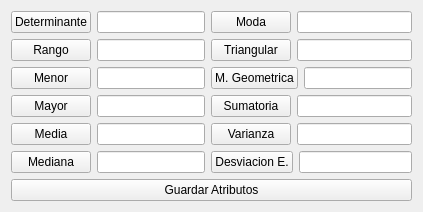
       <widget class="QWidget" name="page_4">
        <layout class="QGridLayout" name="gridLayout_11">
         <item row="0" column="0">
          <layout class="QVBoxLayout" name="verticalLayout_12">
           <item>
            <layout class="QHBoxLayout" name="horizontalLayout_22">
             <item>
              <layout class="QVBoxLayout" name="verticalLayout_9">
               <item>
                <layout class="QHBoxLayout" name="horizontalLayout_4">
                 <item>
                  <widget class="QPushButton" name="determinante">
                   <property name="text">
                    <string>Determinante</string>
                   </property>
                  </widget>
                 </item>
                 <item>
                  <widget class="QLineEdit" name="rDeterminante"/>
                 </item>
                </layout>
               </item>
               <item>
                <layout class="QHBoxLayout" name="horizontalLayout_5">
                 <item>
                  <widget class="QPushButton" name="rango">
                   <property name="text">
                    <string>Rango</string>
                   </property>
                  </widget>
                 </item>
                 <item>
                  <widget class="QLineEdit" name="rRango"/>
                 </item>
                </layout>
               </item>
               <item>
                <layout class="QHBoxLayout" name="horizontalLayout_6">
                 <item>
                  <widget class="QPushButton" name="Menor">
                   <property name="text">
                    <string>Menor</string>
                   </property>
                  </widget>
                 </item>
                 <item>
                  <widget class="QLineEdit" name="rMenor"/>
                 </item>
                </layout>
               </item>
               <item>
                <layout class="QHBoxLayout" name="horizontalLayout_7">
                 <item>
                  <widget class="QPushButton" name="Mayor">
                   <property name="text">
                    <string>Mayor</string>
                   </property>
                  </widget>
                 </item>
                 <item>
                  <widget class="QLineEdit" name="rMayor"/>
                 </item>
                </layout>
               </item>
               <item>
                <layout class="QHBoxLayout" name="horizontalLayout_8">
                 <item>
                  <widget class="QPushButton" name="Media">
                   <property name="text">
                    <string>Media</string>
                   </property>
                  </widget>
                 </item>
                 <item>
                  <widget class="QLineEdit" name="rMedia"/>
                 </item>
                </layout>
               </item>
               <item>
                <layout class="QHBoxLayout" name="horizontalLayout_9">
                 <item>
                  <widget class="QPushButton" name="Mediana">
                   <property name="text">
                    <string>Mediana</string>
                   </property>
                  </widget>
                 </item>
                 <item>
                  <widget class="QLineEdit" name="rMediana"/>
                 </item>
                </layout>
               </item>
              </layout>
             </item>
             <item>
              <layout class="QVBoxLayout" name="verticalLayout_6">
               <item>
                <layout class="QHBoxLayout" name="horizontalLayout_10">
                 <item>
                  <widget class="QPushButton" name="Moda">
                   <property name="text">
                    <string>Moda</string>
                   </property>
                  </widget>
                 </item>
                 <item>
                  <widget class="QLineEdit" name="rModa">
                   <property name="maxLength">
                    <number>9999999</number>
                   </property>
                  </widget>
                 </item>
                </layout>
               </item>
               <item>
                <layout class="QHBoxLayout" name="horizontalLayout_11">
                 <item>
                  <widget class="QPushButton" name="Triangular">
                   <property name="text">
                    <string>Triangular</string>
                   </property>
                  </widget>
                 </item>
                 <item>
                  <widget class="QLineEdit" name="rTriangular"/>
                 </item>
                </layout>
               </item>
               <item>
                <layout class="QHBoxLayout" name="horizontalLayout_12">
                 <item>
                  <widget class="QPushButton" name="mediaG">
                   <property name="text">
                    <string>M. Geometrica</string>
                   </property>
                  </widget>
                 </item>
                 <item>
                  <widget class="QLineEdit" name="mGeometrica"/>
                 </item>
                </layout>
               </item>
               <item>
                <layout class="QHBoxLayout" name="horizontalLayout_13">
                 <item>
                  <widget class="QPushButton" name="Sumatoria">
                   <property name="text">
                    <string>Sumatoria</string>
                   </property>
                  </widget>
                 </item>
                 <item>
                  <widget class="QLineEdit" name="rSumatoria"/>
                 </item>
                </layout>
               </item>
               <item>
                <layout class="QHBoxLayout" name="horizontalLayout_14">
                 <item>
                  <widget class="QPushButton" name="Varianza">
                   <property name="text">
                    <string>Varianza</string>
                   </property>
                  </widget>
                 </item>
                 <item>
                  <widget class="QLineEdit" name="rVarianza"/>
                 </item>
                </layout>
               </item>
               <item>
                <layout class="QHBoxLayout" name="horizontalLayout_16">
                 <item>
                  <widget class="QPushButton" name="desviacionE">
                   <property name="text">
                    <string>Desviacion E.</string>
                   </property>
                  </widget>
                 </item>
                 <item>
                  <widget class="QLineEdit" name="rdistribucionE"/>
                 </item>
                </layout>
               </item>
              </layout>
             </item>
            </layout>
           </item>
           <item>
            <widget class="QPushButton" name="gAtributos">
             <property name="text">
              <string>Guardar Atributos</string>
             </property>
             <property name="shortcut">
              <string>Alt+C</string>
             </property>
            </widget>
           </item>
          </layout>
         </item>
        </layout>
       </widget>
